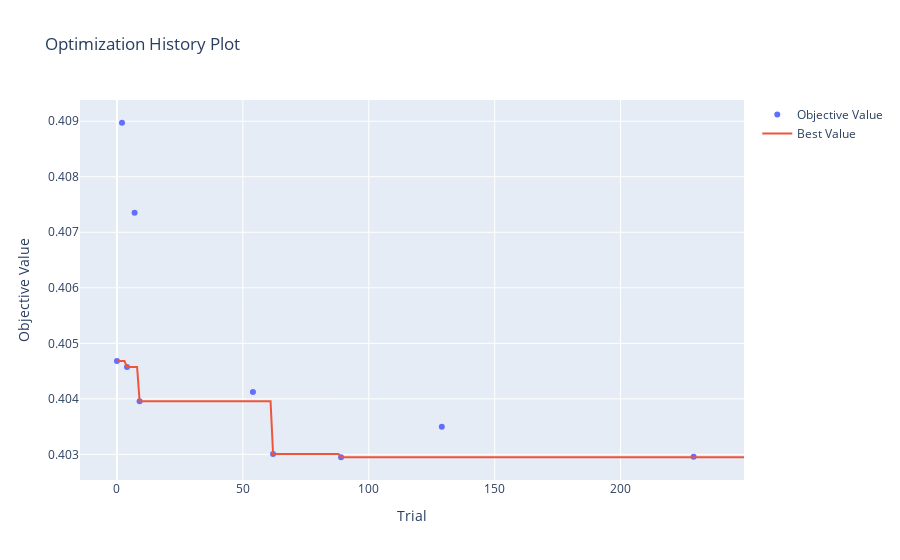

Notebook code for this chart:
### Code cell
ov.plot_optimization_history(RandomForestRegressor_study)

### Figure 1 — Plotly figure (JSON) as saved in the notebook; plotly's stock layout.template omitted (floating-point values rounded to 4 significant figures; data arrays with more than 128 entries replaced by an {"elided": "..."} marker saying what was removed)
{"data": [{"mode": "markers", "name": "Objective Value", "type": "scatter", "x": [0, 2, 4, 7, 9, 54, 62, 89, 129, 229], "y": [0.4047, 0.409, 0.4046, 0.4074, 0.404, 0.4041, 0.403, 0.4029, 0.4035, 0.403]}, {"mode": "lines", "name": "Best Value", "type": "scatter", "x": {"elided": "250 int values"}, "y": {"elided": "250 float values"}}, {"marker": {"color": "#cccccc"}, "mode": "markers", "name": "Infeasible Trial", "showlegend": false, "type": "scatter", "x": [], "y": []}], "layout": {"title": {"text": "Optimization History Plot"}, "xaxis": {"title": {"text": "Trial"}}, "yaxis": {"title": {"text": "Objective Value"}}}}
